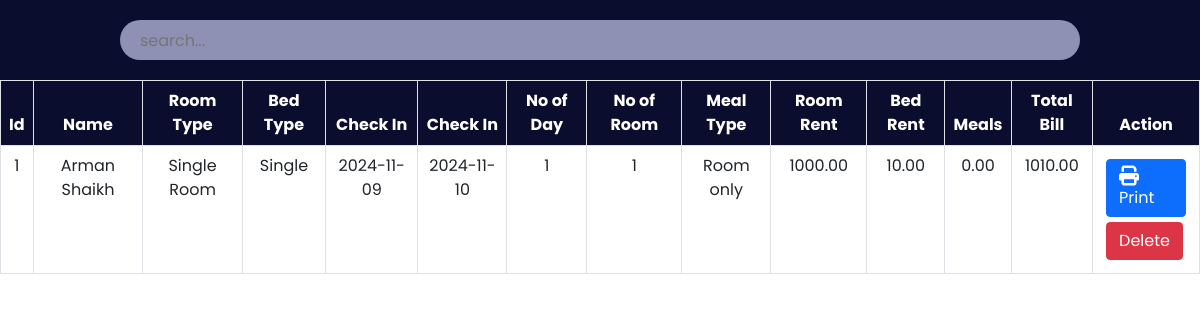
Screenshot of /admin/payment.php with the database file from the repository.
### tables this page shows
CREATE TABLE `payment` (
  `id` int(30) NOT NULL,
  `Name` varchar(30) NOT NULL,
  `Email` varchar(30) NOT NULL,
  `RoomType` varchar(30) NOT NULL,
  `Bed` varchar(30) NOT NULL,
  `NoofRoom` int(30) NOT NULL,
  `cin` date NOT NULL,
  `cout` date NOT NULL,
  `noofdays` int(30) NOT NULL,
  `roomtotal` double(8,2) NOT NULL,
  `bedtotal` double(8,2) NOT NULL,
  `meal` varchar(30) NOT NULL,
  `mealtotal` double(8,2) NOT NULL,
  `finaltotal` double(8,2) NOT NULL
);

### admin/payment.php (the view, shortened to what this page needs)
<?php
    include '../config.php';
?>
<!DOCTYPE html>
<html lang="en">
<head>
    <link href="https://cdn.jsdelivr.net/npm/bootstrap@5.0.2/dist/css/bootstrap.min.css" rel="stylesheet">
    <link rel="stylesheet" href="https://cdnjs.cloudflare.com/ajax/libs/font-awesome/6.2.0/css/all.min.css"/>
	<link rel="stylesheet" href="css/roombook.css">
</head>
<body>
	<div class="searchsection">
        <input type="text" name="search_bar" id="search_bar" placeholder="search..." onkeyup="searchFun()">
    </div>
    <div class="roombooktable" class="table-responsive-xl">
        <?php
            $paymanttablesql = "SELECT * FROM payment";
            $paymantresult = mysqli_query($conn, $paymanttablesql);
        ?>
        <table class="table table-bordered" id="table-data">
            <thead>
                <tr>
                    <th scope="col">Id</th>
                    <th scope="col">Name</th>
                    <th scope="col">Room Type</th>
                    <th scope="col">Bed Type</th>
                    <th scope="col">Check In</th>
                    <th scope="col">Check In</th>
					<th scope="col">No of Day</th>
                    <th scope="col">No of Room</th>
					<th scope="col">Meal Type</th>
                    <th scope="col">Room Rent</th>
                    <th scope="col">Bed Rent</th>
                    <th scope="col">Meals</th>
					<th scope="col">Total Bill</th>
                    <th scope="col">Action</th>
                </tr>
            </thead>
            <tbody>
            <?php
            while ($res = mysqli_fetch_array($paymantresult)) {
            ?>
                <tr>
                    <td><?php echo $res['id'] ?></td>
                    <td><?php echo $res['Name'] ?></td>
                    <td><?php echo $res['RoomType'] ?></td>
                    <td><?php echo $res['Bed'] ?></td>
					<td><?php echo $res['cin'] ?></td>
                    <td><?php echo $res['cout'] ?></td>
					<td><?php echo $res['noofdays'] ?></td>
                    <td><?php echo $res['NoofRoom'] ?></td>
                    <td><?php echo $res['meal'] ?></td>
                    <td><?php echo $res['roomtotal'] ?></td>
					<td><?php echo $res['bedtotal'] ?></td>
					<td><?php echo $res['mealtotal'] ?></td>
					<td><?php echo $res['finaltotal'] ?></td>
                    <td class="action">
                        <a href="invoiceprint.php?id= <?php echo $res['id']?>"><button class="btn btn-primary"><i class="fa-solid fa-print"></i>Print</button></a>
						<a href="paymantdelete.php?id=<?php echo $res['id']?>"><button class="btn btn-danger">Delete</button></a>
                    </td>
                </tr>
            <?php
            }
            ?>
            </tbody>
        </table>
    </div>
</body>
</html>

### admin/css/roombook.css (style rules this page uses)
:root { --bg-text-shadow: 0 2px 4px rgb(13 0 77 / 8%), 0 3px 6px rgb(13 0 77 / 8%), 0 8px 16px rgb(13 0 77 / 8%); --bg-box-shadow: 0px 0px 20px 6px rgba(26, 30, 164, 0.31); }
body { background-color: #ffff; }
* { margin: 0; padding: 0; font-family: 'Poppins', sans-serif; }
i { font-size: 20px; }
.searchsection { height: 80px; width: 100%; display: flex; justify-content: space-evenly; align-items: center; background-color: #0a0d2d; position: fixed; z-index: 500; }
#search_bar { height: 40px; width: 80%; border: none; background-color: rgba(195, 198, 233, 0.714); padding-left: 20px; border-radius: 30px; }
a { color: black; }
.roombooktable { position: absolute; color: #0a0d2d; margin-top: 80px; width: 100%; height: 100vh; padding-bottom: 900px; }
.roombooktable thead { background-color: #0a0d2d; color: white; text-align: center; }
.roombooktable tbody { text-align: center; }
.action a { text-decoration: none; }
.action button { display: flex; flex-wrap: wrap; margin: 5px; }

### rows the page displays
payment: id "1", Name "Arman Shaikh", RoomType "Single Room", Bed "Single", cin "2024-11-09", cout "2024-11-10", noofdays "1", NoofRoom "1", meal "Room only", roomtotal "1000.00", bedtotal "10.00", mealtotal "0.00", finaltotal "1010.00"
